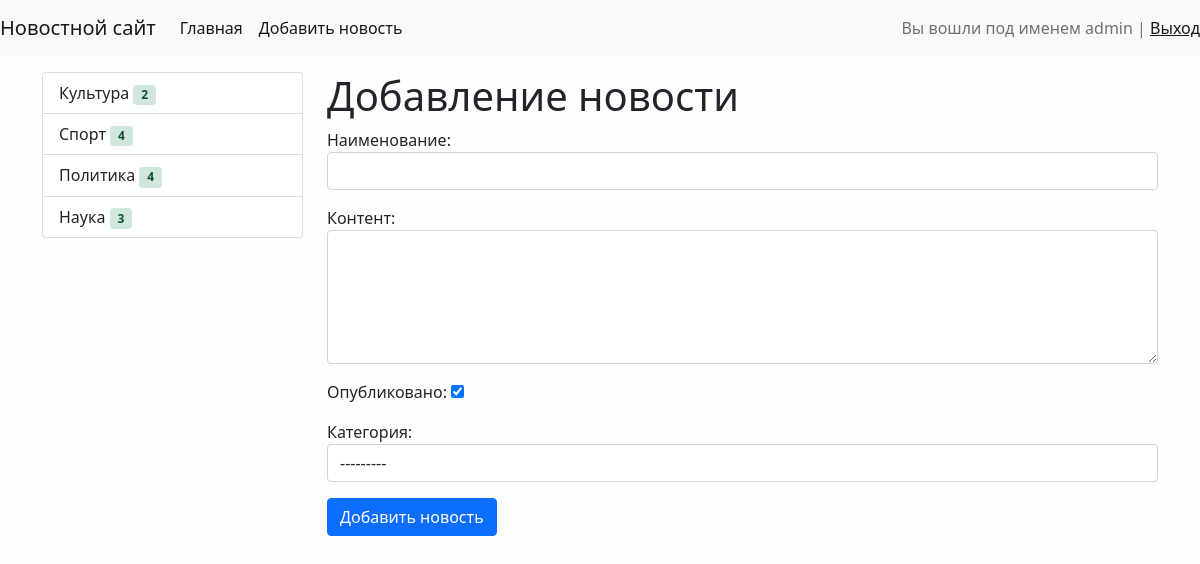
The app's page /news/add-news/ (signed in) with its own data.
### news/models.py (models this page shows)
class Category(models.Model):
    title = models.CharField(max_length=150, db_index=True, verbose_name='Наименование категории')
    def get_absolute_url(self):
        return reverse('category', kwargs={"category_id": self.pk})
    def __str__(self):
        return self.title
    class Meta:
        verbose_name = 'Категория'  # наименование модели в единственном числе
        verbose_name_plural = 'Категории'
        ordering = ['title']

### news/views.py (the view)
# urls.py: path('news/add-news/', CreateNews.as_view(), name='add_news'),
class CreateNews(LoginRequiredMixin, CreateView):
    form_class = NewsForm
    template_name = 'news/add_news.html'
    login_url = '/admin/'
    raise_exception = True

### news/forms.py (shortened to what this page needs)
class NewsForm(forms.ModelForm):
    class Meta:
        model = News
        fields = ['title', 'content', 'is_published', 'category']
        widgets = {
            'title': forms.TextInput(attrs={'class': 'form-control'}),
            'content': forms.Textarea(attrs={'class': 'form-control', 'rows': 5}),
            'category': forms.Select(attrs={'class': 'form-control'})
        }

### news/templatetags/news_tags.py (called while the page is built)
@register.inclusion_tag('news/list_categories.html')
def show_categories():
    categories = Category.objects.annotate(cnt=Count('news', filter=F('news__is_published'))).filter(cnt__gt=0)
    return {'categories': categories}

### news/templates/news/add_news.html (shortened to what this page needs)
{% extends 'base.html' %}
{% block sidebar %}
{% include 'inc/_sidebar.html' %}
{% endblock %}
{% block content %}
<h1>Добавление новости</h1>
<form action="{% url 'add_news' %}" method="post">
    {{ form.as_p }}
    <button type="submit" class="btn btn-primary btn-block">Добавить новость</button>
</form>
{% endblock %}

### templates/inc/_nav.html (shortened to what this page needs)
<nav class="navbar navbar-expand-lg navbar-light bg-light">
    <a class="navbar-brand" href="{% url 'home' %}">Новостной сайт</a>
    <div class="collapse navbar-collapse" id="navbarSupportedContent">
        <ul class="navbar-nav me-auto mb-2 mb-lg-0">
            <li class="nav-item"><a class="nav-link active" aria-current="page" href="{% url 'home' %}">Главная</a></li>
            {% if request.user.is_authenticated %}
            <li class="nav-item"><a class="nav-link active" aria-current="page" href="{% url 'add_news' %}">Добавить
                новость</a></li>
            {% endif %}
        </ul>
        <span class="navbar-text">
            {% if request.user.is_authenticated %}
            Вы вошли под именем {{ user.username }} | <a href="{% url 'logout' %}">Выход</a>
            {% else %}
            <a href="{% url 'register' %}">Регистрация</a> | <a href="{% url 'login' %}">Вход</a>
            {% endif %}
        </span>
    </div>
</nav>

### news/templates/news/list_categories.html
<div class="list-group">
    {% for item in categories %}
    <a href="{{ item.get_absolute_url }}" class="list-group-item
                 list-group-item-action">{{ item.title }}
        <span class="badge badge-primary badge-pill alert-success">{{ item.cnt }}</span>
    </a>
    {% endfor %}
</div>

### mysite/static/css/style.css (style rules this page uses)
body { background-color: #fefefe; }

### records on screen
Category: title "Культура", cnt "2"
Category: title "Спорт", cnt "4"
Category: title "Политика", cnt "4"
Category: title "Наука", cnt "3"

### other values on screen
{{ user.username }} "admin"
